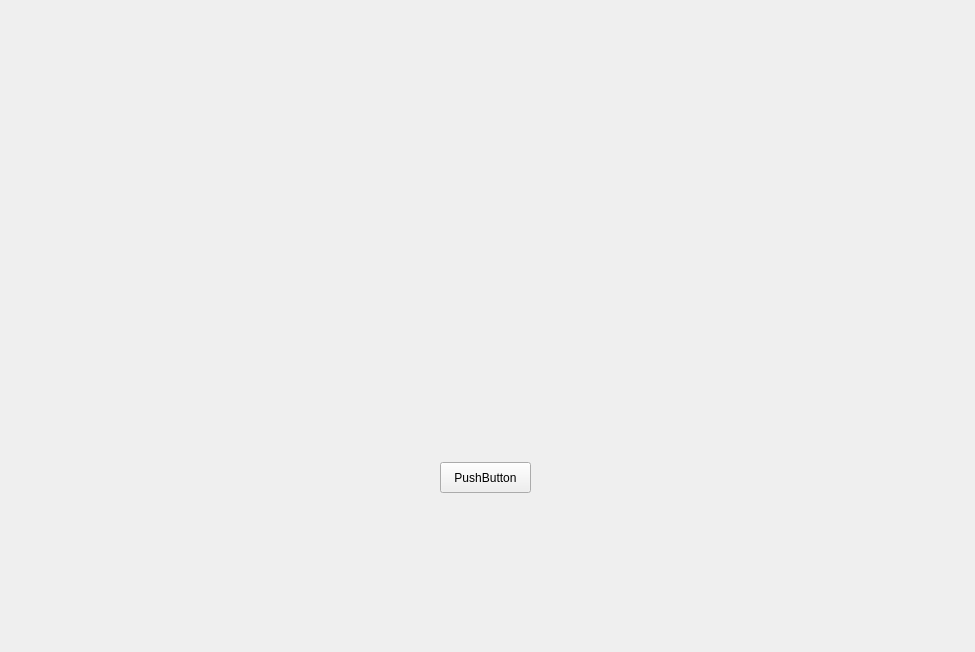
<?xml version="1.0" encoding="UTF-8"?>
<ui version="4.0">
 <class>MainWindow</class>
 <widget class="QMainWindow" name="MainWindow">
  <property name="enabled">
   <bool>true</bool>
  </property>
  <property name="geometry">
   <rect>
    <x>0</x>
    <y>0</y>
    <width>975</width>
    <height>652</height>
   </rect>
  </property>
  <property name="windowTitle">
   <string>MainWindow</string>
  </property>
  <property name="styleSheet">
   <string notr="true">border-image: url(:/newPrefix/img/bg1.JPG);</string>
  </property>
  <widget class="QWidget" name="centralwidget">
   <widget class="QPushButton" name="pushButton">
    <property name="geometry">
     <rect>
      <x>440</x>
      <y>462</y>
      <width>91</width>
      <height>31</height>
     </rect>
    </property>
    <property name="text">
     <string>PushButton</string>
    </property>
   </widget>
  </widget>
 </widget>
 <resources>
  <include location="img.qrc"/>
 </resources>
 <connections/>
</ui>
